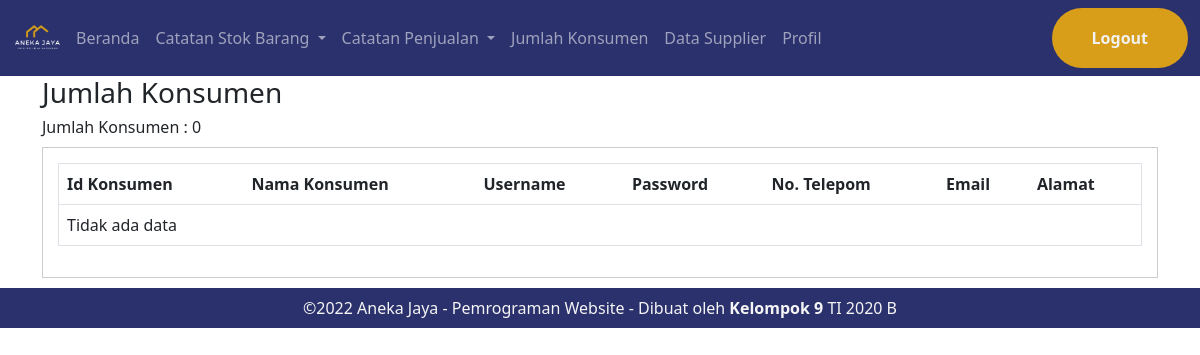
The page /administrator/jumlah-konsumen.php (signed in) on the database as committed earlier.
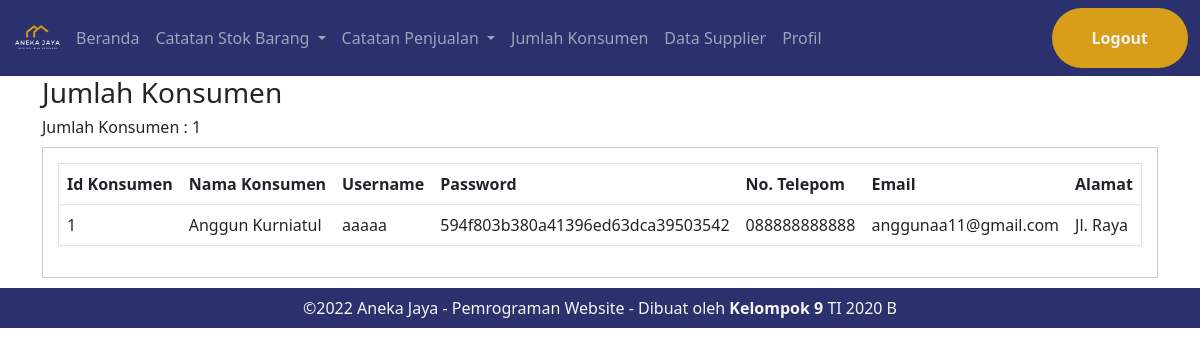
The same page on the database as committed later.
### tables this page shows
CREATE TABLE `tb_konsumen` (
  `konsumen_id` int(11) NOT NULL,
  `konsumen_name` varchar(50) NOT NULL,
  `username` varchar(50) NOT NULL,
  `password` varchar(100) NOT NULL,
  `konsumen_telp` varchar(20) NOT NULL,
  `konsumen_email` varchar(50) NOT NULL,
  `konsumen_address` text NOT NULL
);

### administrator/jumlah-konsumen.php (the view, shortened to what this page needs)
<?php
include 'include_admin/db.php';
?>
<?php include "include_admin/header.php" ?>
<body>
    <?php include "include_admin/navbar.php" ?>
    <div class="section">
        <div class="container">
            <?php
            $getjmlkonsumen = mysqli_query($conn, "select * from tb_konsumen");
            $countjmlkonsumen = mysqli_num_rows($getjmlkonsumen);
            ?>
            <h3>Jumlah Konsumen</h3>
            <h6>Jumlah Konsumen : <?= $countjmlkonsumen; ?></h6>
            <div class="box">
                <table border="1" cellspacing="0" class="table">
                    <thead>
                        <tr>
                            <th>Id Konsumen</th>
                            <th>Nama Konsumen</th>
                            <th>Username</th>
                            <th>Password</th>
                            <th>No. Telepom</th>
                            <th>Email</th>
                            <th>Alamat</th>
                        </tr>
                    </thead>
                    <tbody>
                        <?php
                        $konsumen = mysqli_query($conn, "SELECT * FROM tb_konsumen");
                        if (mysqli_num_rows($konsumen) > 0) {
                            while ($row = mysqli_fetch_array($konsumen)) {
                        ?>
                                <tr>
                                    <td><?php echo $row['konsumen_id'] ?></td>
                                    <td><?php echo $row['konsumen_name'] ?></td>
                                    <td><?php echo $row['username'] ?></td>
                                    <td><?php echo $row['password'] ?></td>
                                    <td><?php echo $row['konsumen_telp'] ?></td>
                                    <td><?php echo $row['konsumen_email'] ?></td>
                                    <td><?php echo $row['konsumen_address'] ?></td>
                                </tr>
                            <?php }
                        } else { ?>
                            <tr>
                                <td colspan="7">Tidak ada data</td>
                            </tr>
                        <?php } ?>
                    </tbody>
                </table>
            </div>
        </div>
    </div>
    <?php include "include_admin/banner.php" ?>
</body>
</html>

### administrator/include_admin/header.php (shortened to what this page needs)
<!doctype html>
<html lang="en">
<head>
    <link href="https://cdn.jsdelivr.net/npm/bootstrap@5.2.1/dist/css/bootstrap.min.css" rel="stylesheet">
    <link rel="stylesheet" href="css/style.css">
</head>

### administrator/include_admin/navbar.php (shortened to what this page needs)
<nav class="navbar navbar-expand-lg navbar-dark">
    <div class="container-fluid">
        <img src="admin_images/logo_anekajaya(2).png" width="50" height="50" alt="Logo">
        <div class="collapse navbar-collapse" id="navbarSupportedContent">
            <ul class="navbar-nav me-auto mb-2 mb-lg-0">
                <li class="nav-item">
                    <a class="nav-link" aria-current="page" href="dashboard.php">Beranda</a>
                </li>
                <li class="nav-item dropdown">
                    <a class="nav-link dropdown-toggle" href="#" role="button" data-bs-toggle="dropdown" aria-expanded="false">
                        Catatan Stok Barang
                    </a>
                </li>
                <li class="nav-item dropdown">
                    <a class="nav-link dropdown-toggle" href="#" role="button" data-bs-toggle="dropdown" aria-expanded="false">
                        Catatan Penjualan
                    </a>
                </li>
                <li class="nav-item">
                    <a class="nav-link" href="jumlah-konsumen.php">Jumlah Konsumen</a>
                </li>
                <li class="nav-item">
                    <a class="nav-link" href="datasupplier.php">Data Supplier</a>
                </li>
                <li class="nav-item">
                    <a class="nav-link" href="profil.php">Profil</a>
                </li>
            </ul>
            <a href="logout_admin.php" class="btn btn-primary">Logout</a>
        </div>
    </div>
</nav>

### administrator/include_admin/banner.php
<div class="container-fluid p-2" style="background-color: #2b316c; color:whitesmoke;">
    <div class="text-center"> ©2022 Aneka Jaya - Pemrograman Website - Dibuat oleh <b>Kelompok 9</b> TI 2020 B </div>
</div>

### administrator/css/style.css (style rules this page uses)
nav { background-color: #2b316c; }
nav img { margin-right: 6px; }
li { float: right; }
body, html { margin: 0; padding: 0; }
.btn { padding: 18px 40px; font-size: 16px; color: #f1f1f1; background: #d89e1a; border: none; font-weight: 700; outline: none; border-radius: 30px; margin-left: 20px; cursor: pointer; transition: opacity .3s linear; }
.box { background-color: #fff; border: 1px solid #ccc; padding: 15px; box-sizing: border-box; margin: 10px 0; }

Rows that differ between the two databases and show on the page:
added tb_konsumen: konsumen_id "1", konsumen_name "Anggun Kurniatul", username "aaaaa", password "594f803b380a41396ed63dca39503542", konsumen_telp "088888888888", konsumen_email "anggunaa11@gmail.com", konsumen_address "Jl. Raya"
Other text that changed with them:
$countjmlkonsumen: "0" → "1"
text no longer shown: "Tidak ada data"
